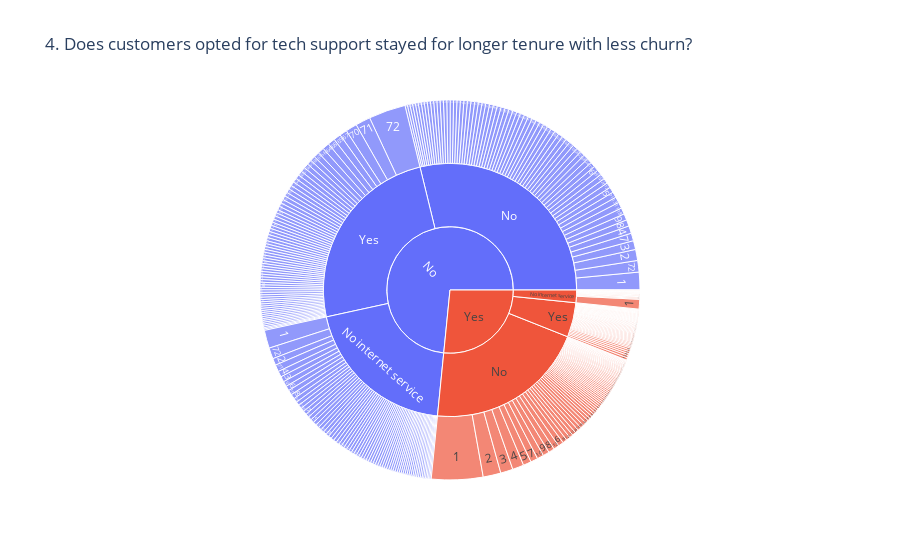

Notebook code cell kept with this figure:
### Markdown cell above
### 4. Does customers opted for tech support stayed for longer tenure with less churn?

### Code cell
fig = px.sunburst(df1.groupby(['Churn', 'TechSupport', 'tenure']).size().reset_index(name='count'), 
                            path=['Churn', 'TechSupport', 'tenure'], values='count', 
                            title='4. Does customers opted for tech support stayed for longer tenure with less churn?')

fig.show()

### Figure 1 — Plotly figure (JSON) as saved in the notebook; plotly's stock layout.template omitted (floating-point values rounded to 4 significant figures; data arrays with more than 128 entries replaced by an {"elided": "..."} marker saying what was removed)
{"data": [{"branchvalues": "total", "domain": {"x": [0, 1], "y": [0, 1]}, "hovertemplate": "labels=%{label}<br>count=%{value}<br>parent=%{parent}<br>id=%{id}<extra></extra>", "ids": {"elided": "389 str values"}, "labels": {"elided": "389 str values"}, "name": "", "parents": {"elided": "389 str values"}, "type": "sunburst", "values": {"elided": "389 int values"}}], "layout": {"legend": {"tracegroupgap": 0}, "title": {"text": "4. Does customers opted for tech support stayed for longer tenure with less churn?"}}}
